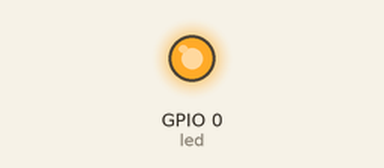
A program run on a simulated ESP32 board running MicroPython. On the bench: output pins drawn as LEDs (lit = HIGH). At 3.0 s the program stops and its outputs stay as they are.

Above: at 0.1 s.
At 3.1 s:
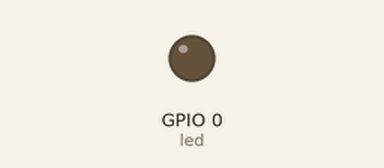
Timing chart, 0 to 4.5 s (numbered marks = the images above):
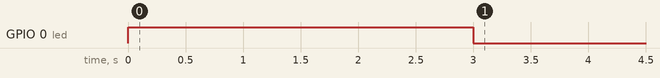

Measured:
- by itself, GPIO 0 (led): LOW → HIGH at 0.00 s, → LOW 3.0 s later

The program:

HI.py
```python
# オンボードLEDの点滅
# onboard.py

# ハードウエア制御のモジュールをインポートする
import machine

# timeモジュールをインポートする
import time

# オンボードLEDはD0(GPIO0)に接続されている
LED = 0

# インスタンス(オブジェクト)を作成
led = machine.Pin(LED, machine.Pin.OUT)

# ledをONにしてLEDを点灯
led.on()

# 3秒間ONの状態を保持する
time.sleep(3)

# LEDを消灯
led.off()
```
